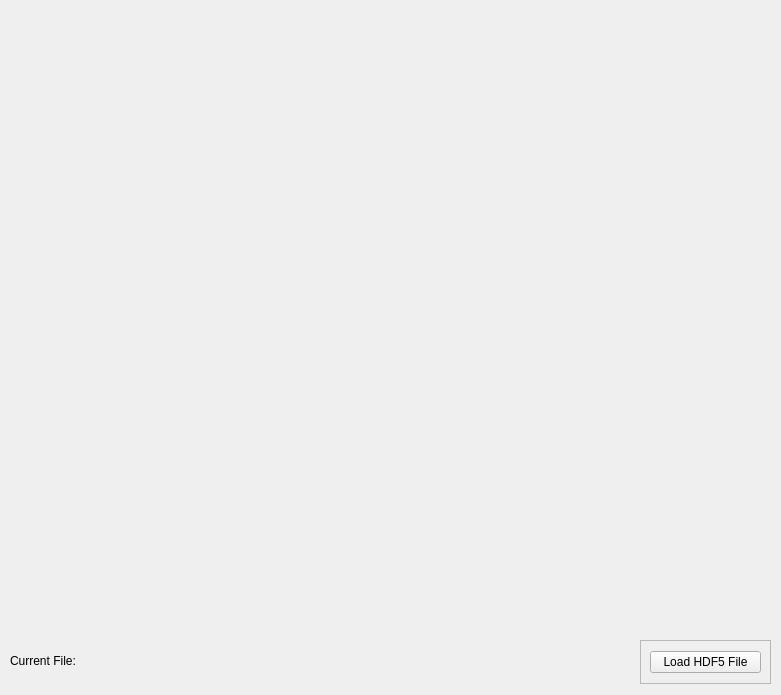
<?xml version="1.0" encoding="UTF-8"?>
<ui version="4.0">
 <class>Form</class>
 <widget class="QWidget" name="Form">
  <property name="geometry">
   <rect>
    <x>0</x>
    <y>0</y>
    <width>781</width>
    <height>695</height>
   </rect>
  </property>
  <property name="windowTitle">
   <string>Form</string>
  </property>
  <widget class="QFrame" name="frame">
   <property name="geometry">
    <rect>
     <x>640</x>
     <y>640</y>
     <width>131</width>
     <height>44</height>
    </rect>
   </property>
   <property name="frameShape">
    <enum>QFrame::StyledPanel</enum>
   </property>
   <property name="frameShadow">
    <enum>QFrame::Raised</enum>
   </property>
   <layout class="QHBoxLayout" name="horizontalLayout">
    <item>
     <widget class="QPushButton" name="loadH5FileButton">
      <property name="text">
       <string>Load HDF5 File</string>
      </property>
     </widget>
    </item>
   </layout>
  </widget>
  <widget class="QLabel" name="label">
   <property name="geometry">
    <rect>
     <x>10</x>
     <y>640</y>
     <width>71</width>
     <height>41</height>
    </rect>
   </property>
   <property name="text">
    <string>Current File:</string>
   </property>
  </widget>
 </widget>
 <resources/>
 <connections/>
</ui>
